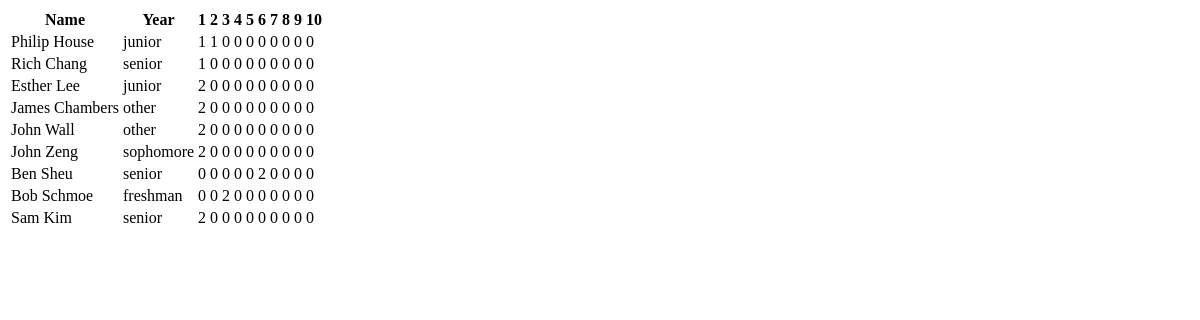
/admin/large-group/_get_overview_table, run on an earlier commit of the app's database.
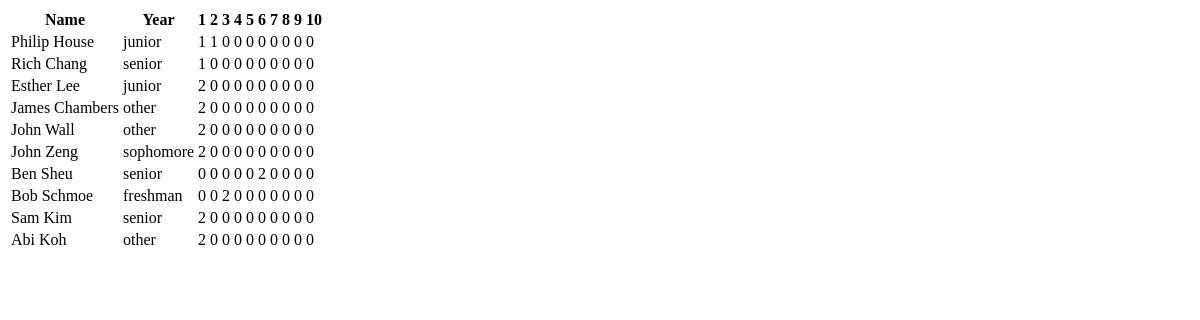
And on a later commit of the database.
### arkaios/models.py (models this page shows, shortened)
class Attendee(Base):
	__tablename__ = 'attendee'
	id = Column(Integer, primary_key=True)
	first_name = Column(String(200))
	last_name = Column(String(200))
	year = Column(String(200))
	email = Column(String(100), unique=True)
	dorm = Column(String(100))
	temp = "test"

### arkaios/app.py (the view)
@app.route('/admin/large-group/_get_overview_table')
def large_group_overview_table_admin():
	sortingDictionary = {0: Attendee.id, 1: Attendee.year, 2: Attendee.first_name, 3: Attendee.last_name }
	siftingDictionary = {1: "freshman", 2: "sophomore", 3: "junior", 4: "senior", 5: "other" }
	quarter = request.args.get('quarter', "w14", type=str)
	sort = request.args.get('sort', 0, type=int)
	sift = request.args.get('sift', 0, type=int)
	weeks = [0 for i in range(10)]
	if (sift == 0):
		users = db.session.query(Attendee).order_by(sortingDictionary[sort]).options(load_only("id", "first_name", "last_name", "year"))
		userCount = db.session.query(Attendee).order_by(sortingDictionary[sort]).options(load_only("id", "first_name", "last_name", "year")).count()
	else:
		users = db.session.query(Attendee).filter_by(year=siftingDictionary[sift]).order_by(sortingDictionary[sort]).options(load_only("id", "first_name", "last_name", "year"))
		userCount = db.session.query(Attendee).filter_by(year=siftingDictionary[sift]).order_by(sortingDictionary[sort]).options(load_only("id", "first_name", "last_name", "year")).count()
	attendanceArray = [[0 for i in range(10)] for j in range(userCount)]
	weekDB = db.session.query(LargeGroup).filter_by(quarter=quarter).options(load_only("id"))
	for week in weekDB:
		try:
			weeks[int(week.weekNumber)-1] = week.id
		except ValueError,e:
			print str(e)
	userCount, weekCount = 0, 0
	for user in users:
		for week in weeks:
			try:
				val = db.session.query(LargeGroupAttendance).filter_by(large_group_id=week).filter_by(attendee_id=user.id).first()
				if(val.first_time == 1):
					attendanceArray[userCount][weekCount] = 2
				elif(val is not None):
					attendanceArray[userCount][weekCount] = 1
				else:
					attendanceArray[userCount][weekCount] = 0
			except AttributeError,e:
				print str(e)
				attendanceArray[userCount][weekCount] = 0
			weekCount += 1
		userCount += 1
		weekCount = 0
	return render_template('largegroup/_overview_table.html', attendance=attendanceArray, userInfo=users)

### arkaios/templates/largegroup/_overview_table.html
<table class="table table-condensed table-hover">
	<tr>
		<th>Name</th>
		<th>Year</th>
		<th> 1</th>
		<th> 2</th>
		<th> 3</th>
		<th> 4</th>
		<th> 5</th>
		<th> 6</th>
		<th> 7</th>
		<th> 8</th>
		<th> 9</th>
		<th> 10</th>
	</tr>
	{% for userRecord in attendance %}
		<tr>
			<td>{{ userInfo[loop.index0].first_name }} {{ userInfo[loop.index0].last_name }}</td>
			<td>{{ userInfo[loop.index0].year }} </td>
			{% for attendanceDataPoint in userRecord %}
				<td class="{% if attendanceDataPoint == 2 %}info{% elif attendanceDataPoint == 1 %}success{% else %}danger{% endif %}"> {{ attendanceDataPoint }}</td>
			{% endfor %}
		</tr>
	{% endfor %}
</table>

What changed in the data, as far as the page shows it:
added Attendee: first_name "Abi", last_name "Koh", year "other"
Also different on the page:
new list line: "2 0 0 0 0 0 0 0 0 0"
